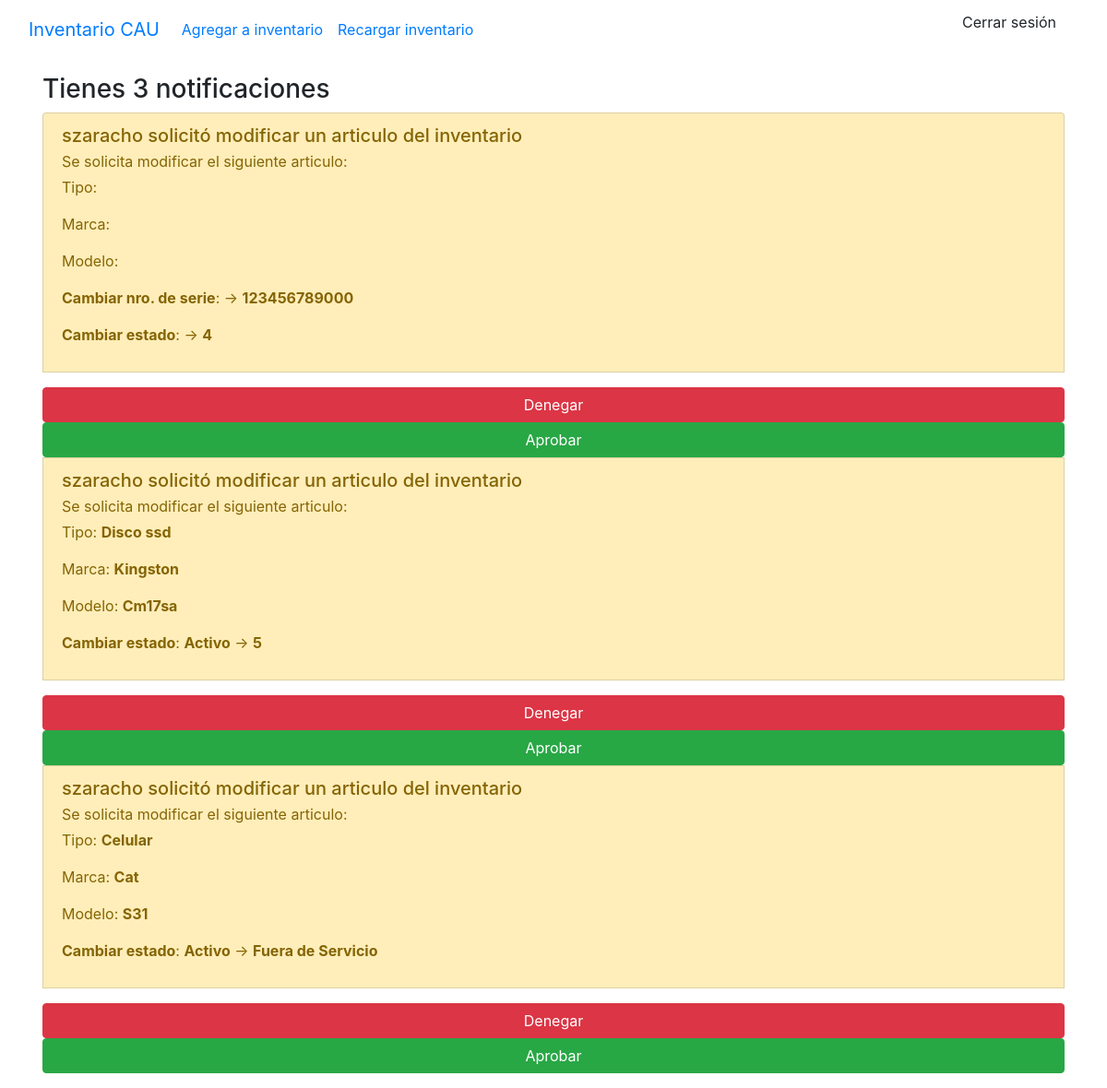
/notifications (signed in), run on an earlier commit of the app's database.
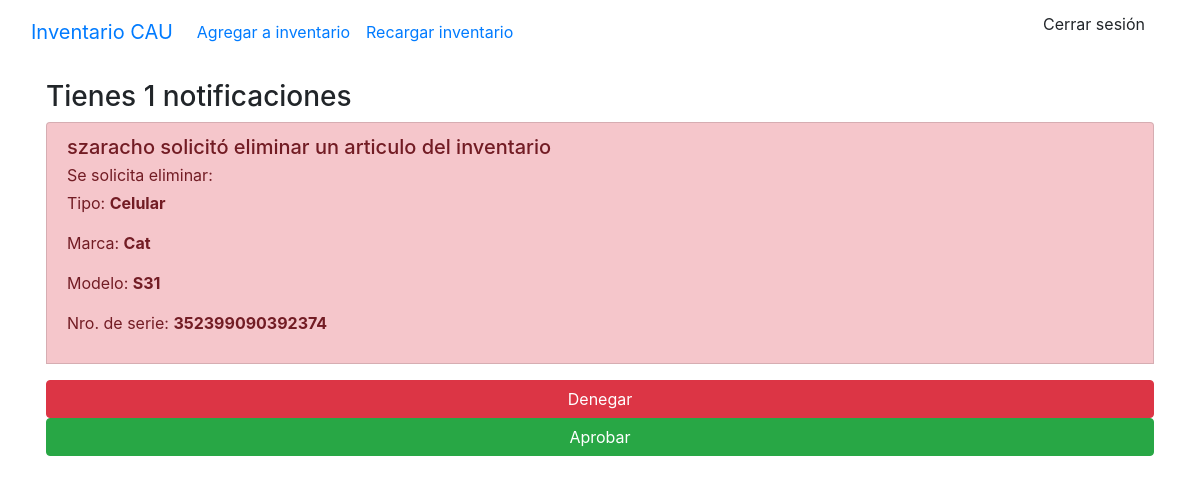
And on a later commit of the database.
### stockaep/models.py (models this page shows, shortened)
class Notificacion(models.Model):
    hardware = models.ForeignKey(Hardware, on_delete=models.CASCADE, db_constraint=False)
    usuario = models.ForeignKey(User, on_delete=models.DO_NOTHING)
    realizado = models.BooleanField(default=False)
    tipo = models.CharField(max_length=20)
    estado = models.CharField(max_length=50)
    nro_de_serie = models.CharField(max_length=100)

class Hardware(models.Model):
    tipo = models.ForeignKey(Tipo, on_delete=models.CASCADE)
    marca = models.ForeignKey(Marca, on_delete=models.CASCADE)
    modelo = models.ForeignKey(Modelo, on_delete=models.CASCADE)
    nro_de_serie = models.CharField(max_length=100, null=False, default='')
    ubicacion = models.ForeignKey(Ubicacion, on_delete=models.CASCADE)
    estado = models.ForeignKey(Estado, on_delete=models.CASCADE)
    observaciones = models.TextField(max_length=500, default='')
    class Meta:
        ordering = ['tipo']

class Tipo(models.Model):
    name = models.CharField(max_length=50, unique=True)
    class Meta:
        ordering = ['name']
    def __str__(self) -> str:
        return self.name

class Marca(models.Model):
    nombre = models.CharField(max_length=50, null=False, default='S/D', unique=True)
    class Meta:
        ordering = ['nombre']
    def __str__(self):
        return self.nombre

class Modelo(models.Model):
    nombre = models.CharField(max_length=100, null=False, default='S/D')
    marca = models.ForeignKey(Marca, on_delete=models.CASCADE, default=1)
    def __str__(self):
        return self.nombre

class Estado(models.Model):
    estados_hardware = (
    ('Activo', 'Activo'),
    ('En uso', 'En uso'),
    ('Fuera de Servicio', 'Fuera de Servicio'),
    ('Scrap', 'Scrap'),
    ('Scrap', 'RMA')
)
    nombre = models.CharField(choices=estados_hardware, max_length=50)
    def __str__(self):
        return f'{self.nombre}'

### stockaep/views.py (the view)
# urls.py: path('notifications', views.notificaciones, name='notifications'),
@login_required(login_url='login')
def notificaciones(request):
    ctx={'link':'notification'}
    notificaciones = Notificacion.objects.filter(realizado = False)
    ctx['notificaciones'] = notificaciones
    ctx['cant_notificaciones'] = len(notificaciones)
    return render(request, 'main.html', ctx)

### templates/main.html (shortened to what this page needs)
{% load static %}
<!DOCTYPE html>
<html lang="en">
<head>
    <link rel="stylesheet" href="https://stackpath.bootstrapcdn.com/bootstrap/4.5.0/css/bootstrap.min.css"0>
</head>
<body>
    {% include "navbar.html" %}
    {% if link == 'index' %}
        {% include 'list_hardware.html' %}
    {% elif link == 'create' %}
        {% include 'add_to_inventary.html' %}
    {% elif link == 'test' %}
        {% include 'test.html' %}
    {% elif link == 'edit' %}
        {% include 'edit_hardware.html' %}
    {% elif link == 'notification' %}
        {% include 'notifications.html' %}
    {% endif %}
</body>
</html>

### templates/notifications.html
{% load static%}
{% block content %}
<div class="container p-3">
    <h3>Tienes {{cant_notificaciones}} notificaciones</h3>
    <div class="list-group">
    {% for n in notificaciones%}
        <a href="#" class="list-group-item list-group-item-action mb-3
        {% if n.tipo == 'DELETE' %}
            list-group-item-danger
        {% elif n.tipo == 'EDIT'%}
            list-group-item-warning
        {% elif n.tipo == 'CREATE' %}
            list-group-item-success
        {% endif %}
        " aria-current="true">
            <div class="d-flex w-100 justify-content-between">
                {% if n.tipo == 'DELETE' %}
                    <h5 class="mb-1">{{n.usuario.username}} solicitó eliminar un articulo del inventario</h5>
                {% elif n.tipo == 'EDIT'%}
                    <h5 class="mb-1">{{n.usuario.username}} solicitó modificar un articulo del inventario</h5>
                {% elif n.tipo == 'CREATE' %}
                    <h5 class="mb-1">{{n.usuario.username}} solicitó agregar un articulo al inventario.</h5>
                {% endif %}
            </div>
            {% if n.tipo == 'DELETE' %}
                <p class="mb-1">Se solicita eliminar: </p>
                <p>Tipo: <b>{{n.hardware.tipo}}</b></p>
                <p>Marca: <b>{{n.hardware.marca}}</b></p>
                <p>Modelo: <b>{{n.hardware.modelo}}</b></p>
                <p>Nro. de serie: <b>{{n.hardware.nro_de_serie}}</b></p>
            {% elif n.tipo == 'EDIT'%}
                <p class="mb-1">Se solicita modificar el siguiente articulo: </p>
                <p>Tipo: <b>{{n.hardware.tipo}}</b></p>
                <p>Marca: <b>{{n.hardware.marca}}</b></p>
                <p>Modelo: <b>{{n.hardware.modelo}}</b></p>
                {% if n.nro_de_serie %}
                <p><b>Cambiar nro. de serie</b>: <b>{{n.hardware.nro_de_serie}}</b> → <b>{{n.nro_de_serie}}</b></p>
                {% endif %}
                {% if n.estado %}
                <p><b>Cambiar estado</b>: <b>{{n.hardware.estado}}</b> → <b>{{n.estado}}</b></p>
                {% endif %}
            {% elif n.tipo == 'CREATE' %}
            <p class="mb-1">Se solicita crear: </p>
            <p>Tipo: <b>{{n.hardware.tipo}}</b></p>
            <p>Marca: <b>{{n.hardware.marca}}</b></p>
            <p>Modelo: <b>{{n.hardware.modelo}}</b></p>
            <p>Nro. de serie: <b>{{n.hardware.nro_de_serie}}</b></p>
            {% endif %}
            <a as="button" class="btn btn-danger" href="action?id={{n.id}}&status=cancel">Denegar</a>
            <a as="button" class="btn btn-success" href="action?id={{n.id}}&status=accept">Aprobar</a>
        </a>
    {% endfor %}
    </div>
</div>
{% endblock %}

What changed in the data, as far as the page shows it:
removed Notificacion: usuario.username "szaracho", nro_de_serie "123456789000", estado "4"
removed Notificacion: usuario.username "szaracho", hardware.tipo "Disco ssd", hardware.marca "Kingston", hardware.modelo "Cm17sa", hardware.estado "Activo", estado "5"
no longer on this page (row edited): Notificacion: usuario.username "szaracho", hardware.tipo "Celular", hardware.marca "Cat", hardware.modelo "S31", hardware.estado "Activo", estado "Fuera de Servicio"
added Notificacion: usuario.username "szaracho", hardware.tipo "Celular", hardware.marca "Cat", hardware.modelo "S31", hardware.nro_de_serie "352399090392374", tipo "DELETE" (drawn)
Also different on the page:
{{ cant_notificaciones }}: "3" → "1"
